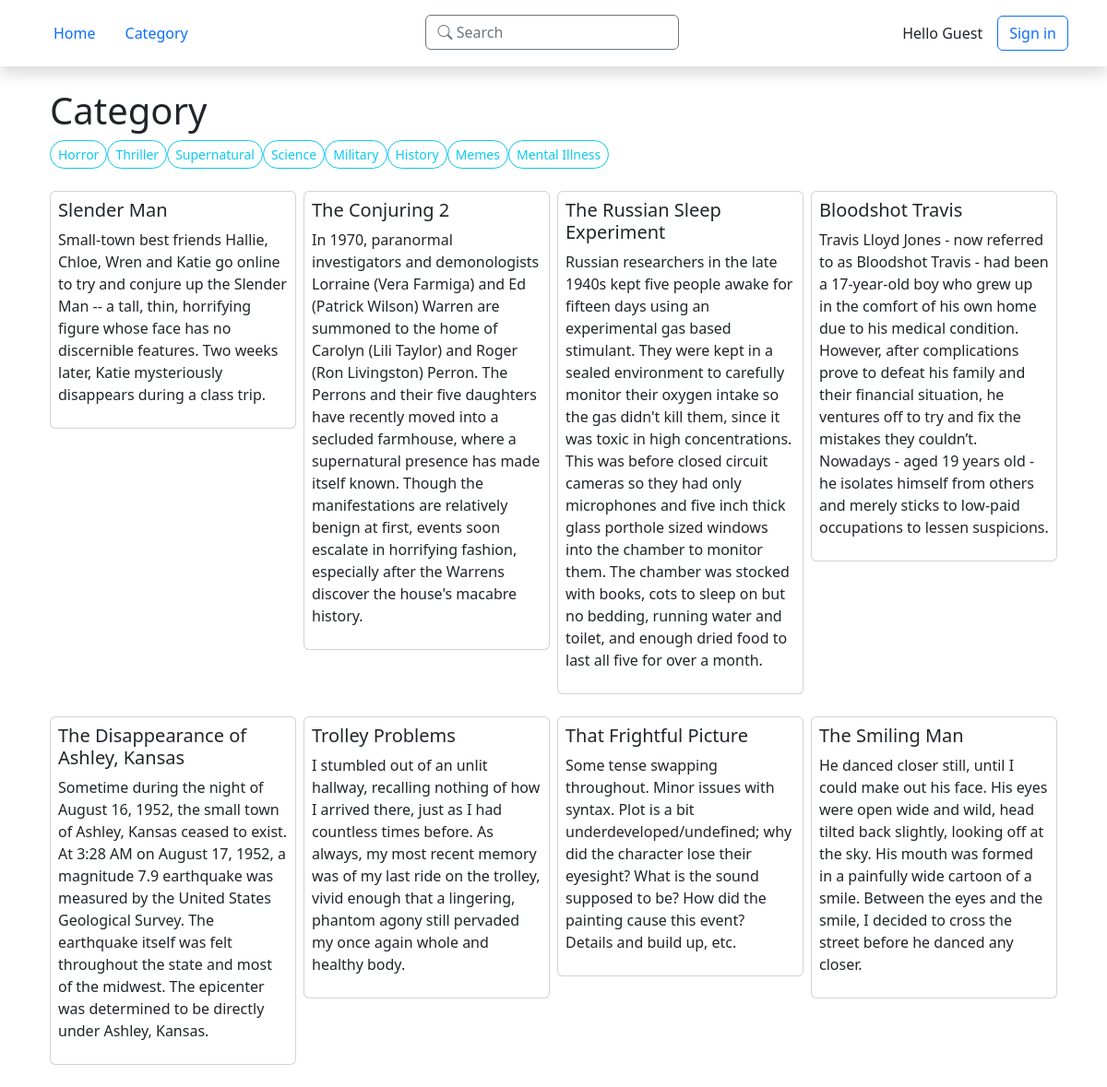
Page /oldstimes/category on the committed database.
### old_straits_times/models.py (models this page shows, shortened)
class Genre(models.Model):
    name = models.CharField(max_length=30)

class Story(models.Model):
    title = models.CharField(max_length=50)
    author = models.ForeignKey(Author, on_delete=models.CASCADE)
    genre = models.ManyToManyField(Genre, blank=True)
    abstract = models.TextField(max_length=250, blank=True,
                                   validators=[MaxLengthValidator(250)])
    date_published = models.DateTimeField('date published', auto_now_add=True)
    date_last_updated = models.DateTimeField('date last updated')
    views_total = models.IntegerField(default=0)
    is_private = models.BooleanField(default=False)
    content = RichTextField()
    def get_genre(self):
        return ", ".join([s.name for s in self.genre.all()])
    get_genre.short_description = 'Genre'

### old_straits_times/views/__init__.py (the view)
# urls.py: path('category', views.category, name='category'),
def category(request):
    template_name = 'old_straits_times/category.html'
    all_genre = Genre.objects.all()
    context = { 'all_genre': all_genre }
    selectedGenre = request.GET.getlist('genre')
    stories = Story.objects.filter(genre__in=selectedGenre, is_private=False).distinct() if selectedGenre else Story.objects.filter(is_private=False)
    context['stories'] = stories[:20]
    return render(request, template_name, context)

### old_straits_times/templates/old_straits_times/category.html (shortened to what this page needs)
{% extends './base.html' %}
{% block content %}
    <div class="container">
        <h1>Category</h1>
        <form>
            <ul class="list-unstyled category-select-genre-list d-flex flex-wrap">
                {% for genre in all_genre %}
                    <li class="mb-2">
                        <label category-genre-item class="btn btn-sm rounded-pill fs-7">{{ genre.name }}</label>
                    </li>
                {% endfor %}
            </ul>
        </form>
        <div class="row gy-4 gx-2 category-stories">
            {% for story in stories %}
                <div class="col-6 col-lg-3">
                    <a class="text-muted text-decoration-none" href="{% url 'oldstimes:story' story.id %}">
                        <div class="card p-2">
                            <h5 class="title">{{ story.title }}</h5>
                            <p class="abstract">{{ story.abstract }}</p>
                        </div>
                    </a>
                </div>
            {% endfor %}
        </div>
    </div>
{% endblock content %}

### rows in the picture
Genre: name "Horror"
Genre: name "Thriller"
Genre: name "Supernatural"
Genre: name "Science"
Genre: name "Military"
Genre: name "History"
Genre: name "Memes"
Genre: name "Mental Illness"
Story: title "Slender Man", abstract "Small-town best friends Hallie, Chloe, Wren and Katie go online to try and conjure up the Slender Man -- a tall, thin, horrifying figure whose face has no discernible features. Two weeks later, Katie mysteriously disappears during a class trip."
Story: title "The Conjuring 2", abstract "In 1970, paranormal investigators and demonologists Lorraine (Vera Farmiga) and Ed (Patrick Wilson) Warren are summoned to the home of Carolyn (Lili Taylor) and Roger (Ron Livingston) Perron. The Perrons and their five daughters have recently moved into a secluded farmhouse, where a supernatural presence has made itself known. Though the manifestations are relatively benign at first, events soon escalate in horrifying fashion, especially after the Warrens discover the house's macabre history."
Story: title "The Russian Sleep Experiment", abstract "Russian researchers in the late 1940s kept five people awake for fifteen days using an experimental gas based stimulant. They were kept in a sealed environment to carefully monitor their oxygen intake so the gas didn't kill them, since it was toxic in high concentrations. This was before closed circuit cameras so they had only microphones and five inch thick glass porthole sized windows into the chamber to monitor them. The chamber was stocked with books, cots to sleep on but no bedding, running water and toilet, and enough dried food to last all five for over a month."
Story: title "Bloodshot Travis", abstract "Travis Lloyd Jones - now referred to as Bloodshot Travis - had been a 17-year-old boy who grew up in the comfort of his own home due to his medical condition. However, after complications prove to defeat his family and their financial situation, he ventures off to try and fix the mistakes they couldn’t. Nowadays - aged 19 years old - he isolates himself from others and merely sticks to low-paid occupations to lessen suspicions."
Story: title "The Disappearance of Ashley, Kansas", abstract "Sometime during the night of August 16, 1952, the small town of Ashley, Kansas ceased to exist. At 3:28 AM on August 17, 1952, a magnitude 7.9 earthquake was measured by the United States Geological Survey. The earthquake itself was felt throughout the state and most of the midwest. The epicenter was determined to be directly under Ashley, Kansas."
Story: title "Trolley Problems", abstract "I stumbled out of an unlit hallway, recalling nothing of how I arrived there, just as I had countless times before. As always, my most recent memory was of my last ride on the trolley, vivid enough that a lingering, phantom agony still pervaded my once again whole and healthy body."
Story: title "That Frightful Picture", abstract "Some tense swapping throughout. Minor issues with syntax. Plot is a bit underdeveloped/undefined; why did the character lose their eyesight? What is the sound supposed to be? How did the painting cause this event? Details and build up, etc."
Story: title "The Smiling Man", abstract "He danced closer still, until I could make out his face. His eyes were open wide and wild, head tilted back slightly, looking off at the sky. His mouth was formed in a painfully wide cartoon of a smile. Between the eyes and the smile, I decided to cross the street before he danced any closer."
